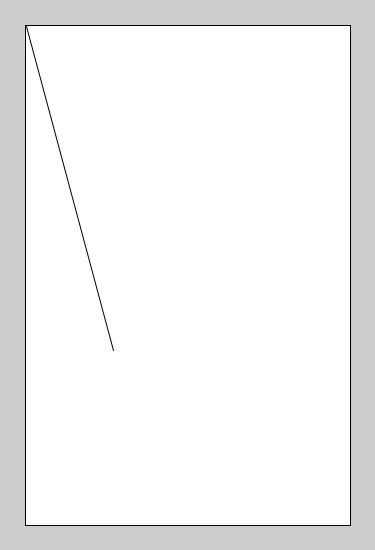
Frame 1 (no input)
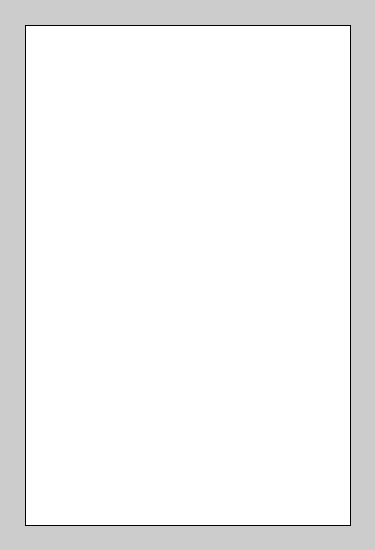
Frame 60 (the mouse pressed at the canvas centre just before this capture)
Frame 120 (the mouse held since frame 60 and released just before this capture): identical to frame 60, image omitted

The Processing sketch that drew these frames (run headless with seeded random() and noise(); from frame 60 on, the mouse is pressed at the canvas centre):

// Processing sketch: processing_78176
// ── processing_78176.pde

float x2;
float y2;
float menge = 10;
float counter =0;

void setup() {
size(375, 550);
smooth();
rect(25, 25, 325, 500);
fill(255);
}

 

void draw() {
  
  int a = max(26, mouseX);
  int b = max(26, mouseY);
  if (mouseX >350){
    a = 349;
  }
   if (mouseY >525){
    b = 525;
  }
  
  y2 = random(30, 525);
  x2 = random(30, 350);
  line(a, b, x2, y2);
  counter = counter+ 1 ;
  
  if (counter == menge) {
    rect(25, 25, 325, 500);
  counter= 0;
  
  }
  
}
